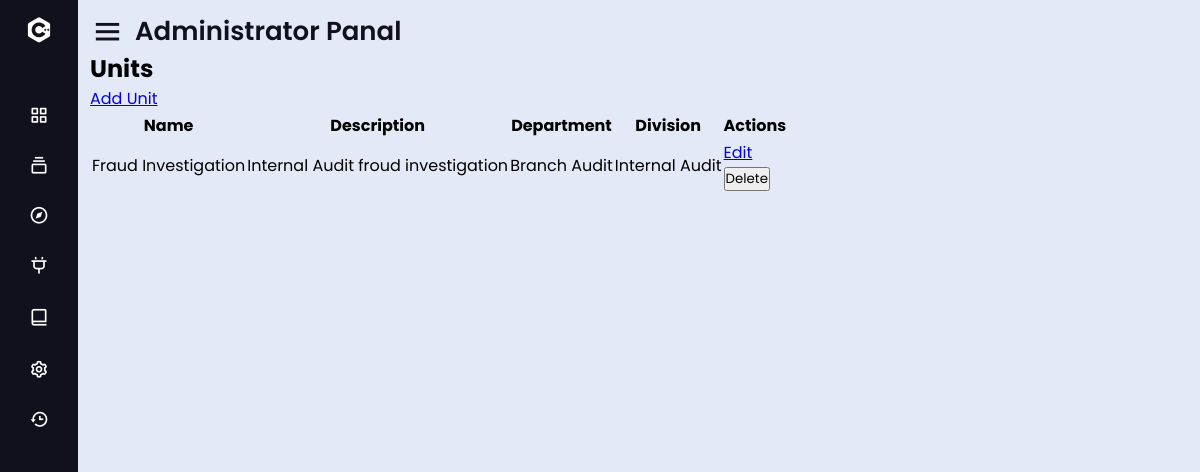
Screenshot of /unit with the database file from the repository.
### tables this page shows
CREATE TABLE unit (
    id INTEGER PRIMARY KEY AUTOINCREMENT,
    name TEXT NOT NULL UNIQUE,
    description TEXT NOT NULL ,
    department_id INTEGER NOT NULL,
    FOREIGN KEY (department_id) REFERENCES department (id)
);

CREATE TABLE department (
    id INTEGER PRIMARY KEY AUTOINCREMENT,
    name TEXT NOT NULL UNIQUE,
    description TEXT NOT NULL,
    division_id INTEGER NOT NULL,
    FOREIGN KEY (division_id) REFERENCES division (id)
);

CREATE TABLE division (
    id INTEGER PRIMARY KEY AUTOINCREMENT,
    name TEXT NOT NULL UNIQUE,
    description TEXT 
);

### lib/struc.py (the view)
@bp.route('/unit')
def unit():
    db = get_db()
    units = db.execute(
        'SELECT u.id, u.name, u.description, d.name AS department_name, dv.name AS division_name '
        'FROM unit u JOIN department d ON u.department_id = d.id '
        'JOIN division dv ON d.division_id = dv.id '
        'ORDER BY u.name'
    ).fetchall()
    return render_template('admin/units.html', units=units)

### lib/auth.py (called while the page is built)
@bp.before_app_request
def load_logged_in_user():
    user_id = session.get('user_id')
    if user_id is None:
        g.user = None
    else:
        g.user = get_db().execute(
            'SELECT * FROM user WHERE id = ?', (user_id,)
        ).fetchone()

### lib/db.py (called while the page is built)
def get_db():
    if 'db' not in g:
        g.db = sqlite3.connect(
            current_app.config['DATABASE'],
            detect_types=sqlite3.PARSE_DECLTYPES
        )
        g.db.row_factory = sqlite3.Row
    return g.db

### lib/templates/admin/units.html
{% extends 'admin/layout.html' %}
{% block content %}
  <h1>Units</h1>
  <a href="{{ url_for('struc.add_unit') }}">Add Unit</a>
  <table>
    <thead>
      <tr>
        <th>Name</th>
        <th>Description</th>
        <th>Department</th>
        <th>Division</th>
        <th>Actions</th>
      </tr>
    </thead>
    <tbody>
      {% for unit in units %}
        <tr>
          <td>{{ unit.name }}</td>
          <td>{{ unit.description }}</td>
          <td>{{ unit.department_name }}</td>
          <td>{{ unit.division_name }}</td>
          <td>
            <a href="{{ url_for('struc.edit_unit', unit_id=unit.id) }}">Edit</a>
            <form method="post" action="{{ url_for('struc.delete_unit', unit_id=unit.id) }}" onsubmit="return confirm('Are you sure you want to delete this unit?')">
              <button type="submit">Delete</button>
            </form>
          </td>
        </tr>
      {% endfor %}
    </tbody>
  </table>
{% endblock %}

### rows the page displays
unit: name "Fraud Investigation", description "Internal Audit froud investigation", department_name "Branch Audit", division_name "Internal Audit"
